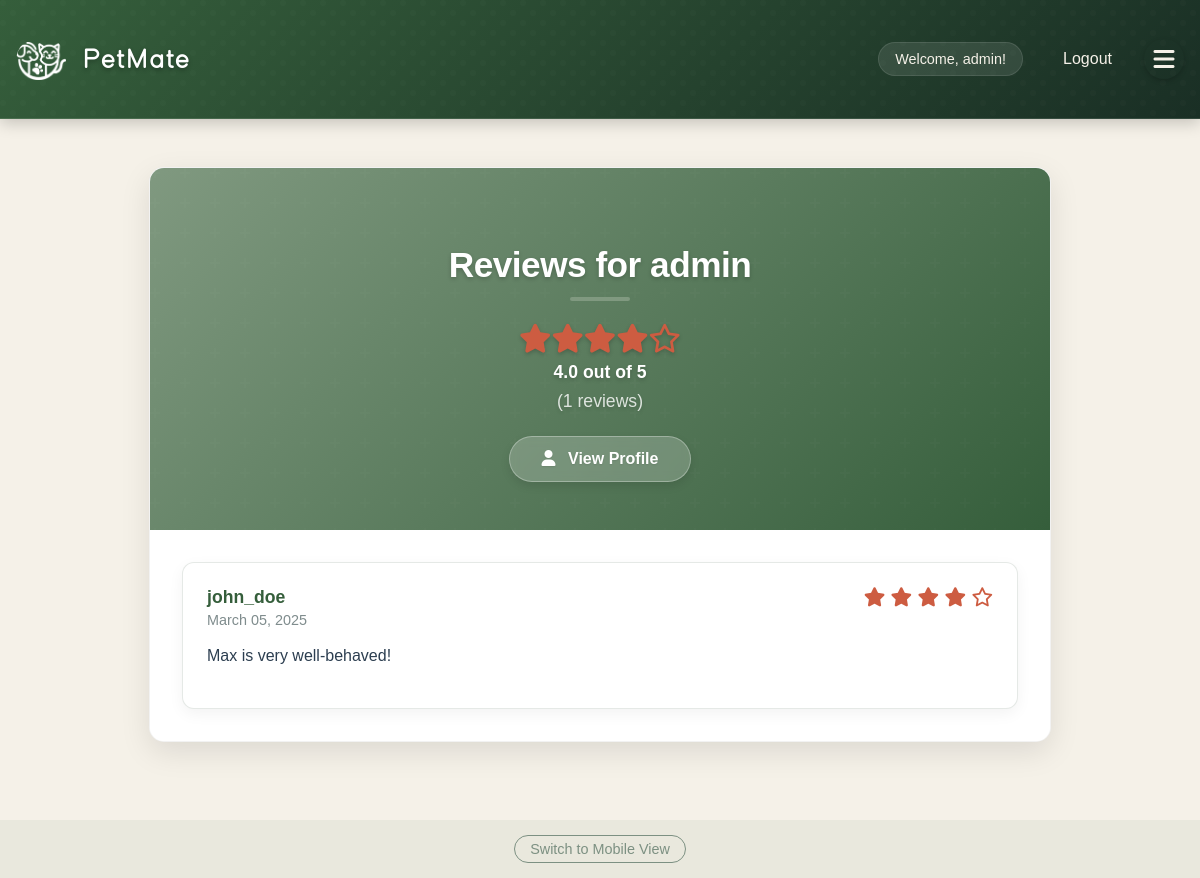
Screenshot of /reviews/user/1 (signed in) with the database file from the repository.
### app/models/user.py (models this page shows, shortened)
class User(db.Model, UserMixin):
    __tablename__ = 'users'
    id = db.Column(db.Integer, primary_key=True)
    username = db.Column(db.String(80), unique=True, nullable=False)
    email = db.Column(db.String(120), unique=True, nullable=False)
    password_hash = db.Column(db.String(128))
    name = db.Column(db.String(120))  # User's full name
    created_at = db.Column(db.DateTime, default=datetime.utcnow)
    profile_picture = db.Column(db.String(255))  # Store the filename of uploaded image
    bio = db.Column(db.Text)  # User bio
    location = db.Column(db.String(200))  # User location
    is_admin = db.Column(db.Boolean, default=False)
    account_status = db.Column(db.String(20), default='active')  # active, suspended, banned
    last_login = db.Column(db.DateTime)
    account_notes = db.Column(db.Text)  # Admin notes about the user
    preferred_meetup_types = db.Column(db.String(255))  # e.g., "parks,beaches,dog runs"
    availability = db.Column(db.String(255))  # e.g., "weekends,evenings"
    pet_owner_since = db.Column(db.Integer)  # Year they became a pet owner
    pet_experience_level = db.Column(db.String(50))  # e.g., "beginner", "intermediate", "expert"
    pets = db.relationship('Pet', backref='owner', lazy=True)
    hosted_playdates = db.relationship('Playdate', foreign_keys='Playdate.host_id', lazy=True)
    attended_playdates = db.relationship('Playdate', secondary=playdate_attendees, lazy=True)
    reviews_received = db.relationship('Review',
                                     foreign_keys='Review.reviewed_user_id',
                                     back_populates='reviewed_user',
                                     lazy='joined')
    reviews_given = db.relationship('Review',
                                  foreign_keys='Review.reviewer_id',
                                  back_populates='reviewer',
                                  lazy='joined')
    @property
    def is_authenticated(self):
        return True
    def get_unread_message_count(self):
        from app.models.message import Message
        return Message.query.filter_by(recipient_id=self.id, is_read=False).count()
    def get_average_rating(self):
        reviews = self.reviews_received
        if not reviews:
            return 0
        total = sum(review.rating for review in reviews)
        return round(total / len(reviews), 1)
    def get_reviews_count(self):
        from app.models.review import Review
        return Review.query.filter_by(reviewed_user_id=self.id).count()

### app/models/review.py (models this page shows, shortened)
class Review(db.Model):
    __tablename__ = 'reviews'
    id = db.Column(db.Integer, primary_key=True)
    reviewer_id = db.Column(db.Integer, db.ForeignKey('users.id', ondelete='CASCADE'), nullable=False)
    reviewed_user_id = db.Column(db.Integer, db.ForeignKey('users.id', ondelete='CASCADE'), nullable=False)
    playdate_id = db.Column(db.Integer, db.ForeignKey('playdates.id', ondelete='CASCADE'), nullable=True)
    rating = db.Column(db.Integer, nullable=False)  # 1-5 stars
    comment = db.Column(db.Text, nullable=True)
    created_at = db.Column(db.DateTime, default=datetime.utcnow)
    reviewer = db.relationship('User',
                             foreign_keys=[reviewer_id],
                             back_populates='reviews_given')
    reviewed_user = db.relationship('User',
                                  foreign_keys=[reviewed_user_id],
                                  back_populates='reviews_received')
    playdate = db.relationship('Playdate', backref=db.backref('reviews', lazy=True))

### app/routes/reviews.py (the view)
@bp.route('/user/<int:user_id>')
def user_reviews(user_id):
    if 'username' not in session:
        return redirect(url_for('auth.login'))
    reviewed_user = User.query.get_or_404(user_id)
    reviews = Review.query.filter_by(reviewed_user_id=user_id).all()
    total_ratings = sum(review.rating for review in reviews if review.rating)
    avg_rating = total_ratings / len(reviews) if reviews else 0
    return render_template(
        'user_reviews.html',
        user=reviewed_user,
        reviews=reviews,
        avg_rating=avg_rating
    )

### app/__init__.py (called while the page is built)
@login_manager.user_loader
def load_user(user_id):
    from app.models.user import User
    return User.query.get(int(user_id))

### templates/user_reviews.html (shortened to what this page needs)
{% extends "base.html" %}
{% block content %}
<div class="container reviews-container">
    <div class="reviews-header-bg">
        <h2>Reviews for {{ user.username }}</h2>
        <div class="user-rating">
            <div class="rating-stars">
                {% set avg_rating = user.get_average_rating() %}
                {% for i in range(5) %}
                    {% if i < avg_rating|int %}
                        <i class="fas fa-star"></i>
                    {% elif i < avg_rating and i == avg_rating|int %}
                        <i class="fas fa-star-half-alt"></i>
                    {% else %}
                        <i class="far fa-star"></i>
                    {% endif %}
                {% endfor %}
            </div>
            <span class="rating-value">{{ avg_rating }} out of 5</span>
            <span class="reviews-count">({{ user.get_reviews_count() }} reviews)</span>
        </div>
        <a href="{{ url_for('view_profile', user_id=user.id) }}" class="profile-link">
            <i class="fas fa-user"></i> View Profile
        </a>
    </div>
    <div class="reviews-body">
        {% if reviews %}
            <div class="reviews-list">
                {% for review in reviews %}
                    <div class="review-card">
                        <div class="review-header">
                            <div class="reviewer-info">
                                <a href="{{ url_for('view_profile', user_id=review.reviewer.id) }}" class="reviewer-name">
                                    {{ review.reviewer.username }}
                                </a>
                                <span class="review-date">{{ review.created_at.strftime('%B %d, %Y') }}</span>
                            </div>
                            <div class="review-rating">
                                {% for i in range(5) %}
                                    {% if i < review.rating %}
                                        <i class="fas fa-star"></i>
                                    {% else %}
                                        <i class="far fa-star"></i>
                                    {% endif %}
                                {% endfor %}
                            </div>
                        </div>
                        <div class="review-content">
                            {% if review.comment %}
                                <p>{{ review.comment }}</p>
                            {% else %}
                                <p class="no-comment">No additional comments.</p>
                            {% endif %}
                        </div>
                    </div>
                {% endfor %}
            </div>
        {% else %}
            <div class="no-reviews">
                <p>{{ user.username }} doesn't have any reviews yet.</p>
            </div>
        {% endif %}
    </div>
</div>
{% endblock %}

### app/templates/base.html (shortened to what this page needs)
<!DOCTYPE html>
<html>
<head>
    <link rel="stylesheet" href="{{ url_for('static', filename='style.css') }}">
    <link rel="stylesheet" href="{{ url_for('static', filename='how-it-works.css') }}">
    <link rel="stylesheet" href="{{ url_for('static', filename='feature-cards.css') }}">
    <link rel="stylesheet" href="{{ url_for('static', filename='custom-font.css') }}">
    <link rel="stylesheet" href="https://cdnjs.cloudflare.com/ajax/libs/font-awesome/6.0.0/css/all.min.css">
</head>
<body>
    <nav>
        <div class="nav-container">
            <h1>
                <a href="{{ url_for('main.index') }}" class="site-title">
                    <div class="logo">
                        <div class="logo-icon"></div>
                        <div class="logo-text">Pet<span class="highlight">Mate</span></div>
                    </div>
                </a>
            </h1>
            <div class="nav-links">
                {% if 'username' in session %}
                    <div class="user-menu">
                        <span>Welcome, {{ session['username'] }}!</span>
                        <a href="{{ url_for('auth.logout') }}">Logout</a>
                    </div>
                    <button class="menu-toggle">
                        <i class="fas fa-bars"></i>
                    </button>
                {% else %}
                    <a href="{{ url_for('auth.login') }}">Login</a>
                    <a href="{{ url_for('auth.register') }}">Register</a>
                {% endif %}
            </div>
        </div>
    </nav>
    <main>
        {% block content %}{% endblock %}
    </main>
    <footer class="view-toggle">
        <a href="#" id="view-mobile-version">Switch to Mobile View</a>
    </footer>
</body>
</html>

### static/how-it-works.css (style rules this page uses)
:root { --sage-green: #809980; --warm-brown: #966F50; --terracotta: #CD5C41; --deep-forest: #2F4858; --light-gray: #f7f9fc; }

### static/feature-cards.css (style rules this page uses)
:root { --sage-green: #809980; --warm-brown: #966F50; --terracotta: #CD5C41; --deep-forest: #355E3B; --light-gray: #f7f9fc; }

### templates/user_reviews.html (style rules this page uses)
.container.reviews-container { max-width: 900px; padding: 0; box-shadow: 0 10px 30px rgba(0, 0, 0, 0.1); border-radius: 15px; overflow: hidden; margin: 3rem auto; }
.reviews-header-bg { background: linear-gradient(135deg, var(--sage-green), var(--deep-forest)); position: relative; padding: 3rem 2rem; text-align: center; }
.reviews-header-bg::before { content: ''; position: absolute; top: 0; left: 0; right: 0; bottom: 0; opacity: 0.3; }
.reviews-header-bg h2 { color: white; font-size: 2.2rem; margin-bottom: 1.5rem; text-shadow: 0 2px 4px rgba(0, 0, 0, 0.2); }
.user-rating { display: flex; flex-direction: column; align-items: center; gap: 0.5rem; margin-bottom: 1.5rem; }
.rating-stars { font-size: 1.8rem; color: var(--terracotta); text-shadow: 0 2px 4px rgba(0, 0, 0, 0.2); }
.rating-value, .reviews-count { color: white; font-size: 1.1rem; text-shadow: 0 2px 4px rgba(0, 0, 0, 0.2); }
.reviews-count { opacity: 0.8; }
.profile-link { display: inline-block; padding: 0.8rem 2rem; background: rgba(255, 255, 255, 0.2); color: white; border-radius: 50px; font-weight: 600; text-decoration: none; transition: all 0.3s ease; backdrop-filter: blur(5px); border: 1px solid rgba(255, 255, 255, 0.3); text-shadow: 0 1px 2px rgba(0, 0, 0, 0.1); box-shadow: 0 4px 10px rgba(0, 0, 0, 0.1); }
.profile-link i { margin-right: 0.5rem; }
.reviews-body { background: white; padding: 2rem; }
.reviews-list { display: flex; flex-direction: column; gap: 1.5rem; }
.review-card { background-color: white; border-radius: 12px; padding: 1.5rem; box-shadow: 0 5px 15px rgba(0, 0, 0, 0.05); border: 1px solid var(--border-light); transition: transform 0.3s ease, box-shadow 0.3s ease; }
.review-header { display: flex; justify-content: space-between; align-items: flex-start; margin-bottom: 1rem; }
.reviewer-info { display: flex; flex-direction: column; gap: 0.3rem; }
.reviewer-name { font-weight: 700; color: var(--deep-forest); text-decoration: none; font-size: 1.1rem; transition: color 0.3s ease; }
.review-date { color: var(--text-muted); font-size: 0.9rem; }
.review-rating { color: var(--terracotta); font-size: 1.2rem; }
.review-content { color: var(--text-dark); line-height: 1.5; }

### rows the page displays
User: username "admin", get_reviews_count "1"
Review: reviewer.username "john_doe", created_at "March 05, 2025", comment "Max is very well-behaved!"

### other values shown
{{ avg_rating }} "4.0"
